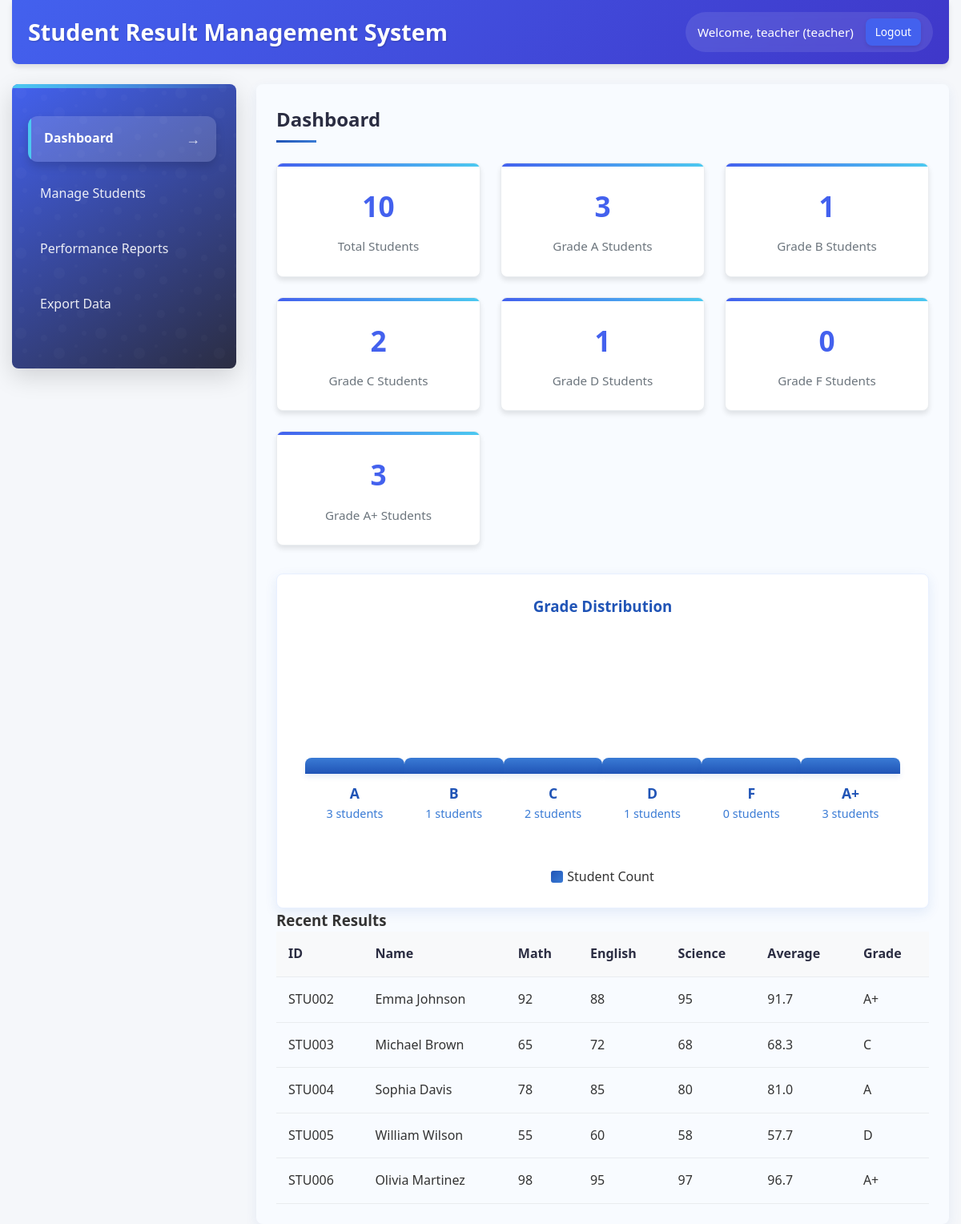
The app's page /dashboard.php (signed in) with its own data.
### tables this page shows
CREATE TABLE students (
    id INT AUTO_INCREMENT PRIMARY KEY,
    student_id VARCHAR(20) NOT NULL UNIQUE,
    name VARCHAR(100) NOT NULL,
    math INT NOT NULL,
    english INT NOT NULL,
    science INT NOT NULL,
    total INT NOT NULL,
    average DECIMAL(5,2) NOT NULL,
    grade VARCHAR(2) NOT NULL,
    created_by INT,
    created_at TIMESTAMP DEFAULT CURRENT_TIMESTAMP,
    updated_at TIMESTAMP DEFAULT CURRENT_TIMESTAMP ON UPDATE CURRENT_TIMESTAMP,
    FOREIGN KEY (created_by) REFERENCES users(id) ON DELETE SET NULL
);

### dashboard.php (the view, shortened to what this page needs)
<?php
require_once 'config.php';
$username = $_SESSION['username'];
$role = $_SESSION['role'];
?>
<!DOCTYPE html>
<html lang="en">
<head>
    <link rel="stylesheet" href="styles.css">
</head>
<body>
    <div class="container">
        <div class="header">
            <h1>Student Result Management System</h1>
            <div class="user-info">
                Welcome, <?php echo htmlspecialchars($username); ?> (<?php echo htmlspecialchars($role); ?>)
                <a href="logout.php" class="btn btn-sm">Logout</a>
            </div>
        </div>
        <div class="dashboard">
            <div class="sidebar">
                <ul class="menu">
                    <li><a href="dashboard.php" class="active">Dashboard</a></li>
                    <li><a href="manage_students.php">Manage Students</a></li>
                    <li><a href="reports.php">Performance Reports</a></li>
                    <li><a href="export.php">Export Data</a></li>
                </ul>
            </div>
            <div class="main-content">
                <h2>Dashboard</h2>
                <?php
                $total_students = 0;
                $query = "SELECT COUNT(*) as count FROM students";
                $result = $conn->query($query);
                if ($result && $row = $result->fetch_assoc()) {
                    $total_students = $row['count'];
                }
                $grade_stats = array('A' => 0, 'B' => 0, 'C' => 0, 'D' => 0, 'F' => 0);
                $query = "SELECT grade, COUNT(*) as count FROM students GROUP BY grade";
                $result = $conn->query($query);
                if ($result) {
                    while ($row = $result->fetch_assoc()) {
                        $grade_stats[$row['grade']] = $row['count'];
                    }
                }
                ?>
                <div class="stats-container">
                    <div class="stat-card">
                        <h3><?php echo $total_students; ?></h3>
                        <p>Total Students</p>
                    </div>
                    <?php foreach ($grade_stats as $grade => $count): ?>
                    <div class="stat-card">
                        <h3><?php echo $count; ?></h3>
                        <p>Grade <?php echo $grade; ?> Students</p>
                    </div>
                    <?php endforeach; ?>
                </div>
                <div class="grade-distribution">
                    <h3>Grade Distribution</h3>
                    <?php
                    $maxCount = max($grade_stats);
                    ?>
                    <div class="grade-chart">
                        <?php foreach ($grade_stats as $grade => $count):
                            $heightPercentage = ($maxCount > 0) ? ($count / $maxCount) * 100 : 0;
                        ?>
                            <div class="grade-column">
                                <div class="grade-column-bar" style="height: <?php echo max(5, $heightPercentage); ?>%">
                                </div>
                                <div class="grade-column-label"><?php echo $grade; ?></div>
                                <div class="grade-column-count"><?php echo $count; ?> students</div>
                            </div>
                        <?php endforeach; ?>
                    </div>
                    <div class="grade-legend">
                        <div class="grade-legend-item">
                            <div class="grade-legend-color"></div>
                            <span>Student Count</span>
                        </div>
                    </div>
                </div>
                <div class="recent-results">
                    <h3>Recent Results</h3>
                    <table class="data-table">
                        <thead>
                            <tr>
                                <th>ID</th>
                                <th>Name</th>
                                <th>Math</th>
                                <th>English</th>
                                <th>Science</th>
                                <th>Average</th>
                                <th>Grade</th>
                            </tr>
                        </thead>
                        <tbody>
                            <?php
                            $query = "SELECT * FROM students ORDER BY created_at DESC LIMIT 5";
                            $result = $conn->query($query);
                            if ($result && $result->num_rows > 0) {
                                while ($row = $result->fetch_assoc()) {
                                    echo "<tr>";
                                    echo "<td>" . htmlspecialchars($row['student_id']) . "</td>";
                                    echo "<td>" . htmlspecialchars($row['name']) . "</td>";
                                    echo "<td>" . $row['math'] . "</td>";
                                    echo "<td>" . $row['english'] . "</td>";
                                    echo "<td>" . $row['science'] . "</td>";
                                    echo "<td>" . number_format($row['average'], 1) . "</td>";
                                    echo "<td>" . $row['grade'] . "</td>";
                                    echo "</tr>";
                                }
                            } else {
                                echo "<tr><td colspan='7'>No results found</td></tr>";
                            }
                            ?>
                        </tbody>
                    </table>
                </div>
            </div>
        </div>
    </div>
</body>
</html>

### records on screen
students: student "STU002", name "Emma Johnson", math "92", english "88", science "95", average "91.7", grade "A+"
students: student "STU003", name "Michael Brown", math "65", english "72", science "68", average "68.3", grade "C"
students: student "STU004", name "Sophia Davis", math "78", english "85", science "80", average "81.0", grade "A"
students: student "STU005", name "William Wilson", math "55", english "60", science "58", average "57.7", grade "D"
students: student "STU006", name "Olivia Martinez", math "98", english "95", science "97", average "96.7", grade "A+"

### other values on screen
$username "teacher"
$role "teacher"
$total_students "10"
$count "3"
$grade "A"
$count "1"
$grade "B"
$count "2"
$grade "C"
$grade "D"
$count "0"
$grade "F"
$grade "A+"
